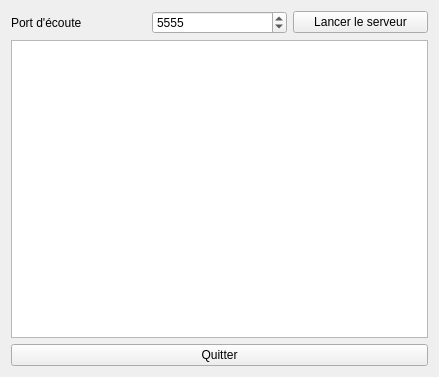
<?xml version="1.0" encoding="UTF-8"?>
<ui version="4.0">
 <class>IHM_Serveur</class>
 <widget class="QWidget" name="IHM_Serveur">
  <property name="geometry">
   <rect>
    <x>0</x>
    <y>0</y>
    <width>439</width>
    <height>377</height>
   </rect>
  </property>
  <property name="windowTitle">
   <string>IHM_Serveur</string>
  </property>
  <layout class="QVBoxLayout" name="verticalLayout">
   <item>
    <layout class="QHBoxLayout" name="horizontalLayout">
     <item>
      <widget class="QLabel" name="label">
       <property name="text">
        <string>Port d'écoute</string>
       </property>
      </widget>
     </item>
     <item>
      <widget class="QSpinBox" name="spinBoxPortEcoute">
       <property name="minimum">
        <number>2048</number>
       </property>
       <property name="maximum">
        <number>65535</number>
       </property>
       <property name="value">
        <number>5555</number>
       </property>
      </widget>
     </item>
     <item>
      <widget class="QPushButton" name="pushButtonLancer">
       <property name="text">
        <string>Lancer le serveur</string>
       </property>
      </widget>
     </item>
    </layout>
   </item>
   <item>
    <widget class="QTextEdit" name="textEditMessages"/>
   </item>
   <item>
    <widget class="QPushButton" name="pushButtonQuitter">
     <property name="text">
      <string>Quitter</string>
     </property>
    </widget>
   </item>
  </layout>
 </widget>
 <resources/>
 <connections>
  <connection>
   <sender>pushButtonQuitter</sender>
   <signal>clicked()</signal>
   <receiver>IHM_Serveur</receiver>
   <slot>close()</slot>
   <hints>
    <hint type="sourcelabel">
     <x>391</x>
     <y>357</y>
    </hint>
    <hint type="destinationlabel">
     <x>5</x>
     <y>263</y>
    </hint>
   </hints>
  </connection>
 </connections>
</ui>
